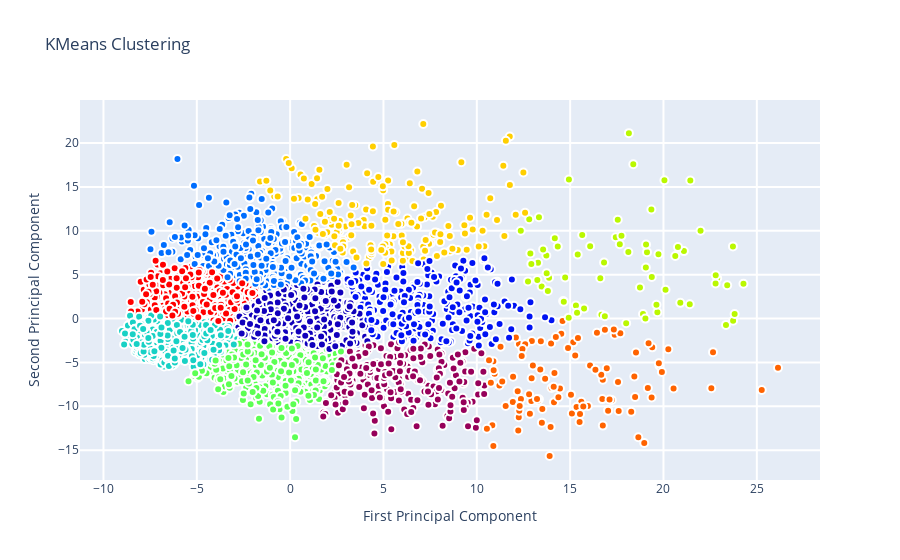

Notebook code cell kept with this figure:
### Code cell
import plotly.graph_objs as go
import plotly.offline as py
from sklearn.cluster import KMeans
# Set a KMeans clustering with 10 components cuz there are 10 class
#labels
kmeans = KMeans(n_clusters=10)
# Compute cluster centers and predict cluster indices
kmeans_10 = kmeans.fit_predict(x_2)
data = [
go.Scatter(
x= x_2[:, 0],
y= x_2[:, 1],
mode="markers",
showlegend=False,
marker=dict(
size=8,
color = kmeans_10,
colorscale = 'Rainbow',
showscale=False,
line = dict(
width = 2,
color = 'rgb(255, 255, 255)'
)))]
layout = go.Layout(
title= 'KMeans Clustering',
hovermode= 'closest',
xaxis= dict(
title= 'First Principal Component',
ticklen= 8,
zeroline= False,
gridwidth= 2,
),
yaxis=dict(
title= 'Second Principal Component',
ticklen= 8,
gridwidth= 2,
),
showlegend= True
)
fig = dict(data = data, layout = layout)
py.iplot(fig, filename="kmeans_plot")

### Figure 1 — Plotly figure (JSON) as saved in the notebook; plotly's stock layout.template omitted (floating-point values rounded to 4 significant figures; data arrays with more than 128 entries replaced by an {"elided": "..."} marker saying what was removed)
{"data": [{"marker": {"color": {"elided": "3000 int values"}, "colorscale": [[0, "rgb(150,0,90)"], [0.125, "rgb(0,0,200)"], [0.25, "rgb(0,25,255)"], [0.375, "rgb(0,152,255)"], [0.5, "rgb(44,255,150)"], [0.625, "rgb(151,255,0)"], [0.75, "rgb(255,234,0)"], [0.875, "rgb(255,111,0)"], [1, "rgb(255,0,0)"]], "line": {"color": "rgb(255, 255, 255)", "width": 2}, "showscale": false, "size": 8}, "mode": "markers", "showlegend": false, "type": "scatter", "x": {"elided": "3000 float values"}, "y": {"elided": "3000 float values"}}], "layout": {"hovermode": "closest", "showlegend": true, "title": {"text": "KMeans Clustering"}, "xaxis": {"gridwidth": 2, "ticklen": 8, "title": {"text": "First Principal Component"}, "zeroline": false}, "yaxis": {"gridwidth": 2, "ticklen": 8, "title": {"text": "Second Principal Component"}}}}
